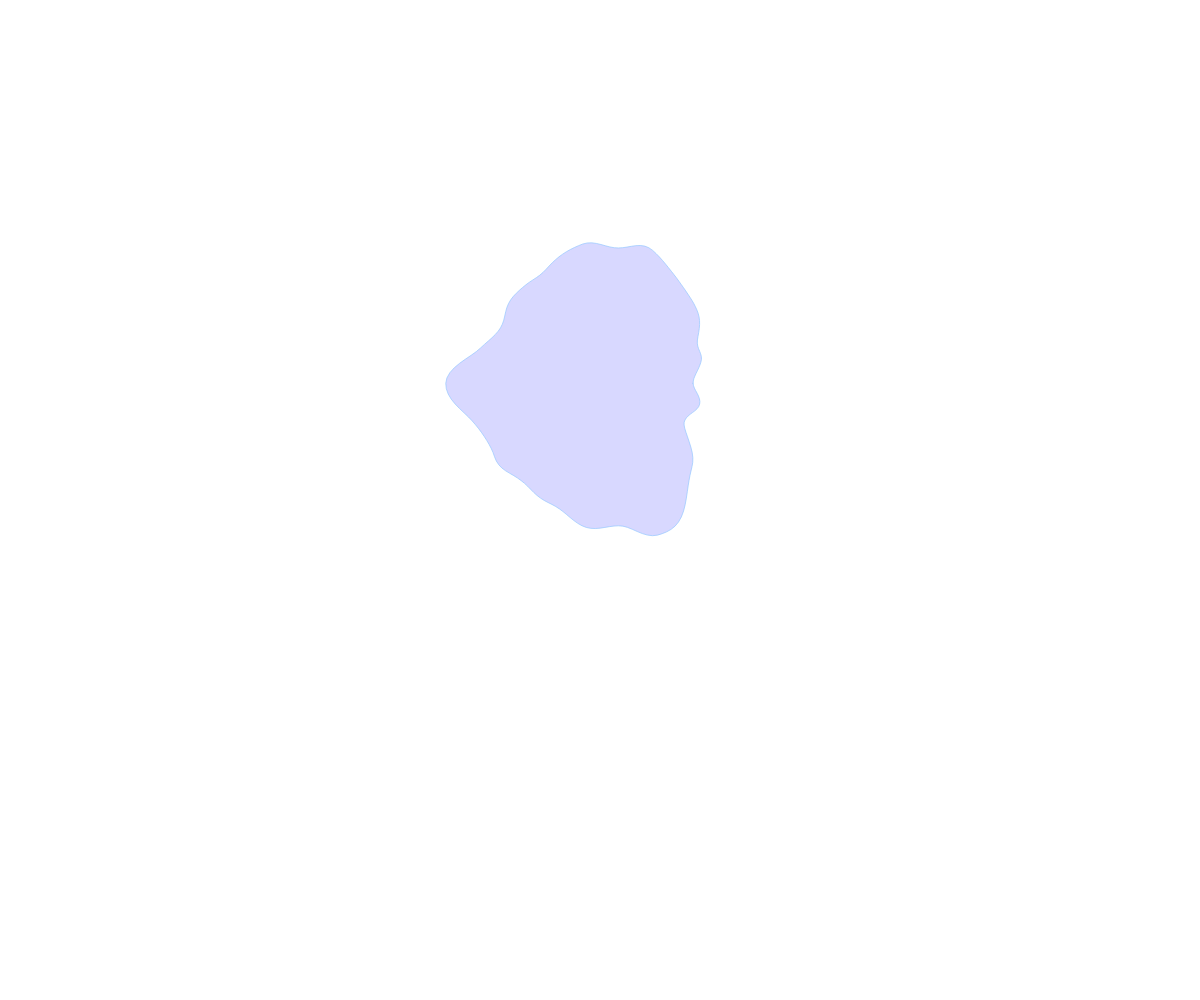
Frame 1 (no input)
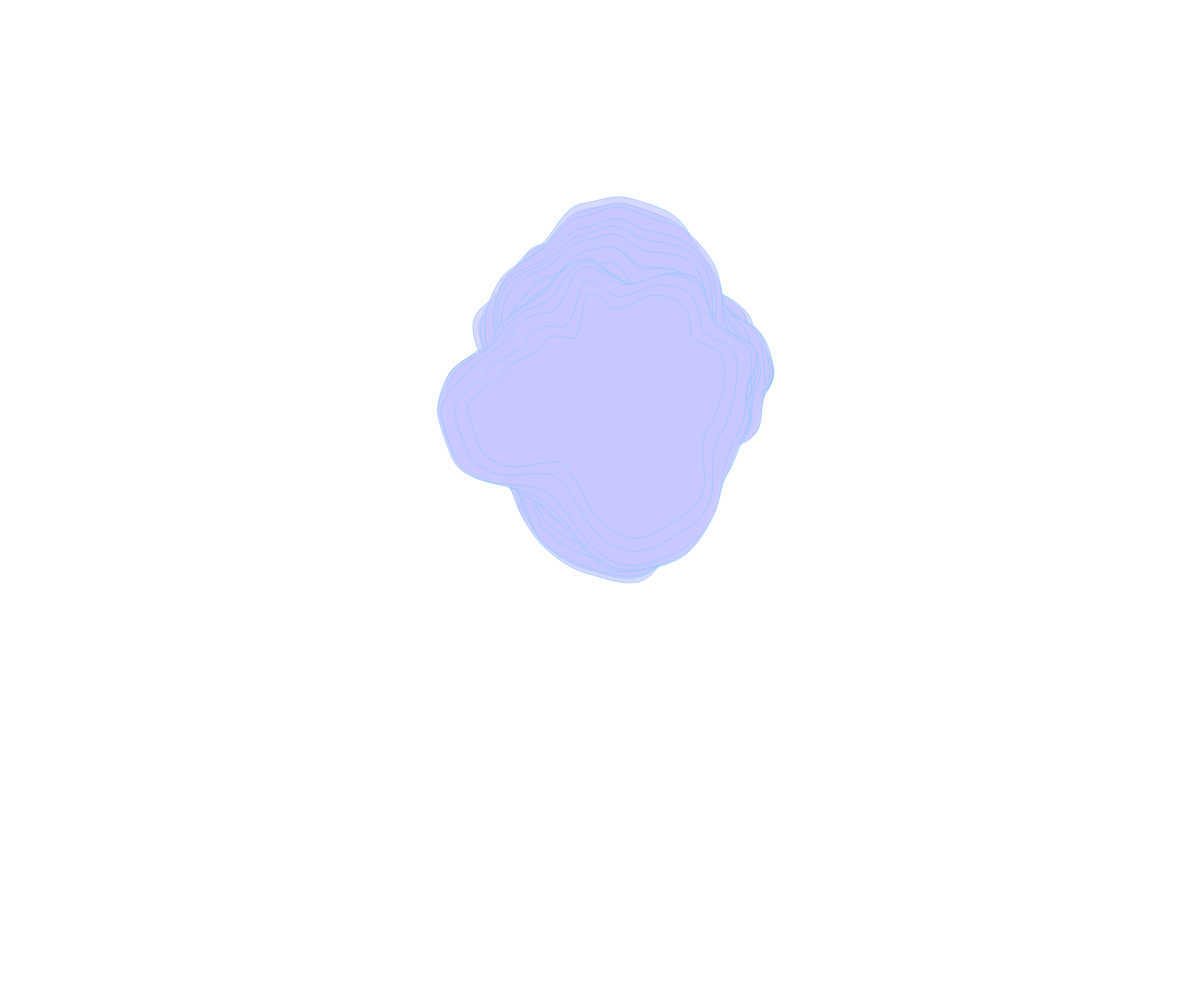
Frame 60 (no input)
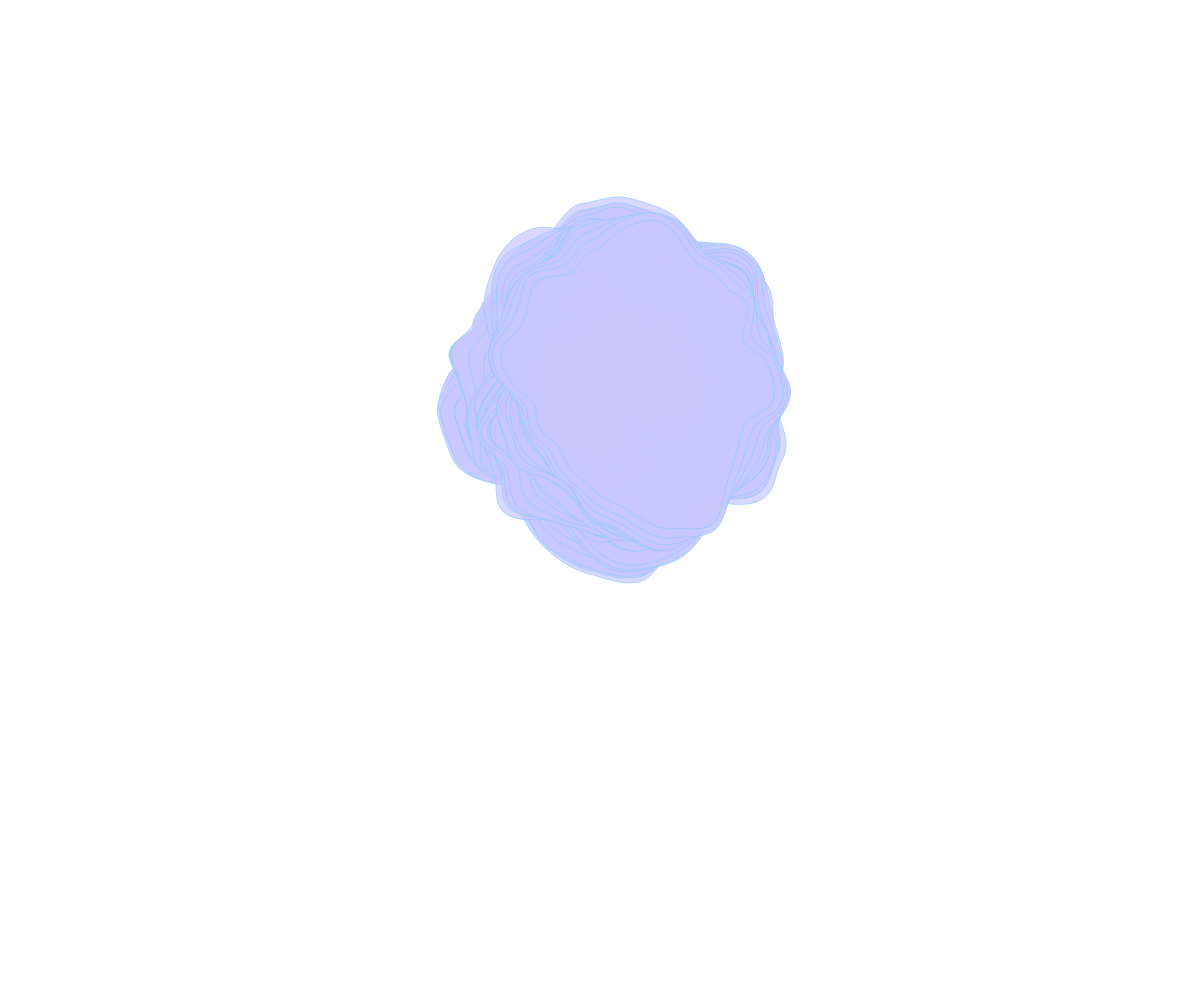
Frame 120 (the mouse pressed at the canvas centre since frame 60)

The p5.js sketch that drew these frames (run headless with seeded random() and noise() and a simulated clock; from frame 60 on, the mouse is pressed at the canvas centre):

// p5.js sketch
// ── sketch.js
let resolution = 200;
let radius = 100;
let noiseamp = 200;
let offset = 2;

function setup() {
    createCanvas(windowWidth, windowHeight); // Zeichenfläche
    noiseDetail(2.9, 0);
    background(255, 0, 0, 0); // hintergrundfarbe

}

function draw() {
    //hintergrund
    fill(200, 200, 255, 180);
    stroke(150, 200, 255, 180)


    beginShape();
    for (var angle = 0; angle < TWO_PI; angle += TWO_PI / resolution) {
        radius = 200 + (noise(millis() * 0.02) * 80);
        var noiseval = map(noise(250 + cos(angle + (millis() * 0.0002)), 100 + sin(angle + (millis() * 0.0002)), millis() * 0.003), 0, 2, -noiseamp, noiseamp);
        var x = (map(noise(millis() * 0.0002, 500), 0, 1, -100, 400) + (width / 3)) + (cos(angle) * (radius + noiseval));
        var y = (map(noise(millis() * 0.00002, 0), 0, 1, -200, 200) + (height / 3)) + (sin(angle) * (radius + noiseval));
        vertex(x, y);
    }
    endShape(CLOSE)
}
